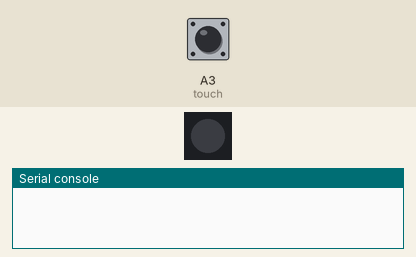
A program run on a simulated CircuitPython board. On the bench: 1 RGB LEDs in strip order, left to right, the last lines printed to the serial console. The inputs (shaded band) are chosen by the test bench; at power-on: A3 (touch) LOW. Dim RGB values are drawn brighter than linear; the clock reads 2024-03-15 10:24:30 at power-on unless the program sets it; touch pads read as touched when driven HIGH; values from a settings file that is not in the repository are placeholders; web requests get an empty 200 reply after 0.4 s.

Above: at 2.7 s.
2.8 s: A3 (touch) pulled HIGH for 0.6 s
At 3.2 s:
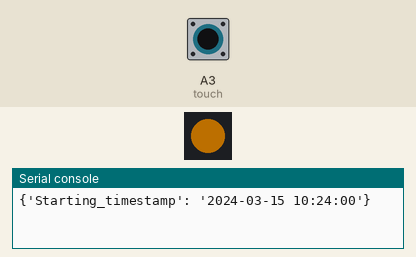
At 30.32 s:
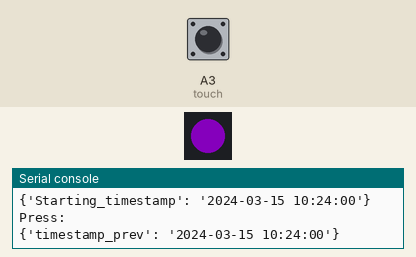
Timing chart, 0 to 31.6 s (numbered marks = the images above; inputs shaded):
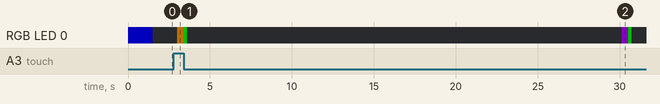

The program:

code.py
```python
# Wireless
import ssl, wifi, socketpool, adafruit_requests
# Time
import adafruit_ntp
from adafruit_datetime import datetime
from time import mktime
# Capacitive Touch
import time, board, touchio
# Neopixel
import neopixel
# Stuff
import math
# Secrets (secrets.py)
try:
    from secrets import secrets
except ImportError:
    print("WiFi secrets are kept in secrets.py, please add them there!")
    raise

### Constants
RED = (255, 0, 0)
YELLOW = (255, 150, 0)
GREEN = (0, 255, 0)
CYAN = (0, 255, 255)
BLUE = (0, 0, 255)
PURPLE = (180, 0, 255)
OFF = (0, 0, 0)

### Globals
requests = None
ntp = None
### Initializations
touch = touchio.TouchIn(board.A3)
pixel = neopixel.NeoPixel(board.NEOPIXEL, 1, brightness=0.3, auto_write=False)

### Helper funcs
def led(color):
    pixel.fill(color)
    pixel.show()

def onPress():
    led(YELLOW)
    timestamp_dat = datetime(ntp.datetime.tm_year, ntp.datetime.tm_mon, ntp.datetime.tm_mday, ntp.datetime.tm_hour, ntp.datetime.tm_min)
    json_data = {"Starting_timestamp": str(timestamp_dat)}
    print(json_data)
    ret = db_post(secrets["api-post"] + "/records", json_data)
    print("Press:",ret.text)
    led(GREEN)
    time.sleep(0.2)
    led(OFF)

def watchdog_post():
    led(PURPLE)
    timestamp_dat = datetime(ntp.datetime.tm_year, ntp.datetime.tm_mon, ntp.datetime.tm_mday, ntp.datetime.tm_hour, ntp.datetime.tm_min - 1)
    json_data = {"timestamp_prev": str(timestamp_dat)}
    print(json_data)
    ret = db_post(secrets["api-post"] + "/watchdog", json_data)
    print("Watchdog:",ret.text)
    led(GREEN)
    time.sleep(0.2)
    led(OFF)

def db_post(url, json_data):
    response = None
    while not response:
        try:
            response = requests.post(url, data=json_data)
        except AssertionError as error:
            print("Request failed", error)
    return response

def wifi_init():
    # Connect to wifi
    global requests
    global ntp
    wifi.radio.connect(secrets["ssid"], secrets["password"])
    pool = socketpool.SocketPool(wifi.radio)
    requests = adafruit_requests.Session(pool, ssl.create_default_context())
    ntp = adafruit_ntp.NTP(pool, tz_offset=0) #EST + Daylight savings

def main():
    debounce = False
    ### Booting up
    led(BLUE)

    wifi_init()

    ### Waiting for press
    led(OFF)

    while True:
        # Only trigger onPress on a rising edge
        if touch.value:
            if not debounce:
                debounce = True
                onPress()
        else:
            debounce = False

        if ntp.datetime.tm_sec == 0:
            watchdog_post()
            time.sleep(0.8)
        time.sleep(0.5)

if __name__ == "__main__":
    main()
```
